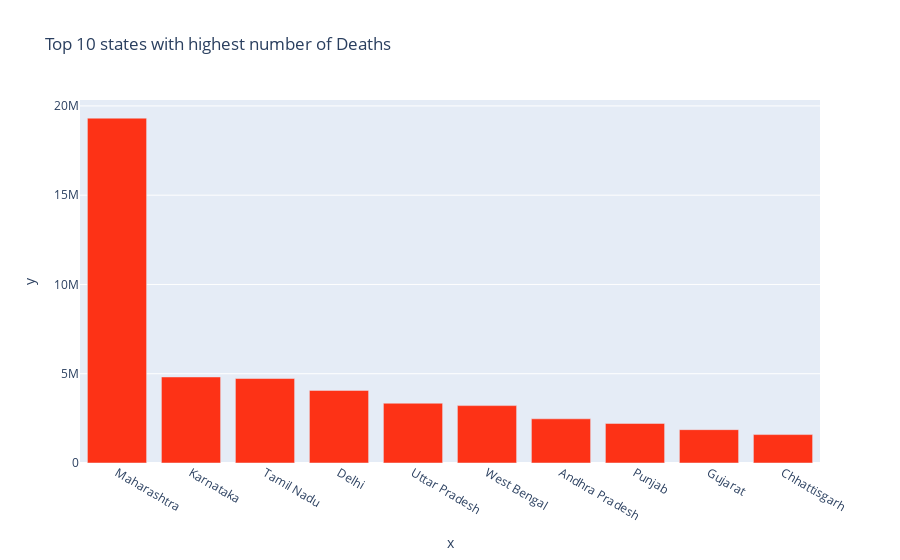

Notebook cell for this chart:
### Code cell
px.bar(x=state_wise.nlargest(10,"Deaths")["State/UnionTerritory"],
       y = state_wise.nlargest(10,"Deaths")["Deaths"],
       color_discrete_sequence=px.colors.qualitative.Light24,
       title="Top 10 states with highest number of Deaths")

### Figure 1 — Plotly figure (JSON) as saved in the notebook; plotly's stock layout.template omitted (floating-point values rounded to 4 significant figures)
{"data": [{"alignmentgroup": "True", "hovertemplate": "x=%{x}<br>y=%{y}<extra></extra>", "legendgroup": "", "marker": {"color": "#FD3216", "pattern": {"shape": ""}}, "name": "", "offsetgroup": "", "orientation": "v", "showlegend": false, "textposition": "auto", "type": "bar", "x": ["Maharashtra", "Karnataka", "Tamil Nadu", "Delhi", "Uttar Pradesh", "West Bengal", "Andhra Pradesh", "Punjab", "Gujarat", "Chhattisgarh"], "xaxis": "x", "y": [19314532, 4819018, 4731627, 4066907, 3347656, 3214840, 2475816, 2216735, 1866811, 1591126], "yaxis": "y"}], "layout": {"barmode": "relative", "legend": {"tracegroupgap": 0}, "title": {"text": "Top 10 states with highest number of Deaths"}, "xaxis": {"anchor": "y", "domain": [0, 1], "title": {"text": "x"}}, "yaxis": {"anchor": "x", "domain": [0, 1], "title": {"text": "y"}}}}
